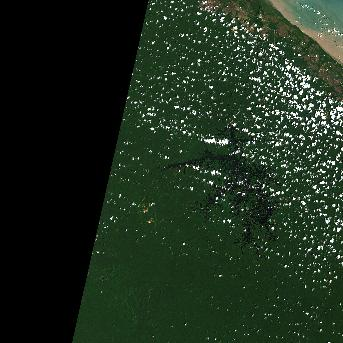
#> input picture data/raw/sentinel_kourou.jpg, 343 x 343 px, found by its file name
$ python view_image.py
#> lines starting #> are read from the running program, lines starting #| are printed output that depends on the picture
import matplotlib.pyplot as plt
import numpy as np
from PIL import Image

# Load and display the downloaded satellite image
def plot_satellite_image(image_path="data/raw/sentinel_kourou.jpg"):
    # Open image using Pillow
#> called with image_path = 'data/raw/sentinel_kourou.jpg'
    img = Image.open(image_path)
#> img is the input picture: PIL image 343x343 RGB; mean R, G, B 29.8, 44.9, 29.2

    # Display image with matplotlib
    plt.figure(figsize=(8, 8))
    plt.imshow(img)
    plt.title("Sentinel-2 Preview - Kourou (French Guiana)")
    plt.axis("off")

    # Save figure plot
    output_plot = "data/raw/sentinel_kourou_plot.png"
    plt.savefig(output_plot, bbox_inches="tight")
    print(f"Plot saved to: {output_plot}")
    plt.show()

# Calculate and plot RGB color distribution
def plot_color_histogram(image_path="data/raw/sentinel_kourou.jpg"):
    # Open image using Pillow
#> called with image_path = 'data/raw/sentinel_kourou.jpg'
    img = Image.open(image_path)

    # Convert image to numpy array
    img_array = np.array(img)

    # Plot histogram
    colors = ("red", "green", "blue")
    plt.figure(figsize=(10, 5))

    for i, color in enumerate(colors):
        # Calculate pixel values from 0 to 255
        histogram, bin_edges = np.histogram(
            img_array[:, :, i], bins=256, range=(0, 256))
        plt.plot(
            bin_edges[:-1],
            histogram,
            color=color,
            alpha=0.7,
            label=f"{color.capitalize()} channel")

    plt.title("RGB Color Histogram")
    plt.xlabel("Pixel Value")
    plt.ylabel("Number of Pixels")
    plt.legend()
    plt.grid(True, linestyle="--", alpha=0.5)

    # Save histogram plot
    output_hist = "data/raw/sentinel_kourou_histogram.png"
    plt.savefig(output_hist, bbox_inches="tight")
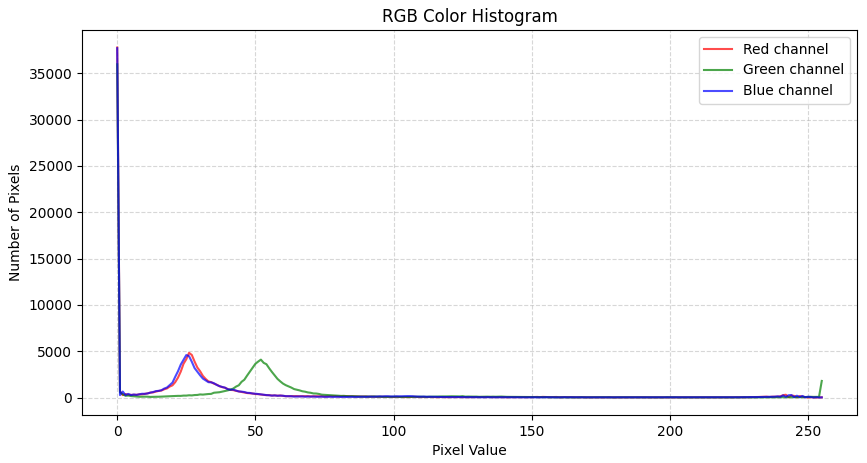
#> figure drawn by matplotlib, 1 panel; curve peaks at x = 0, y = 37791; curve peaks at x = 0, y = 35979; curve peaks at x = 0, y = 37715
    print(f"Histogram saved to: {output_hist}")
    plt.show()

if __name__ == "__main__":
    plot_satellite_image()
    plot_color_histogram()
